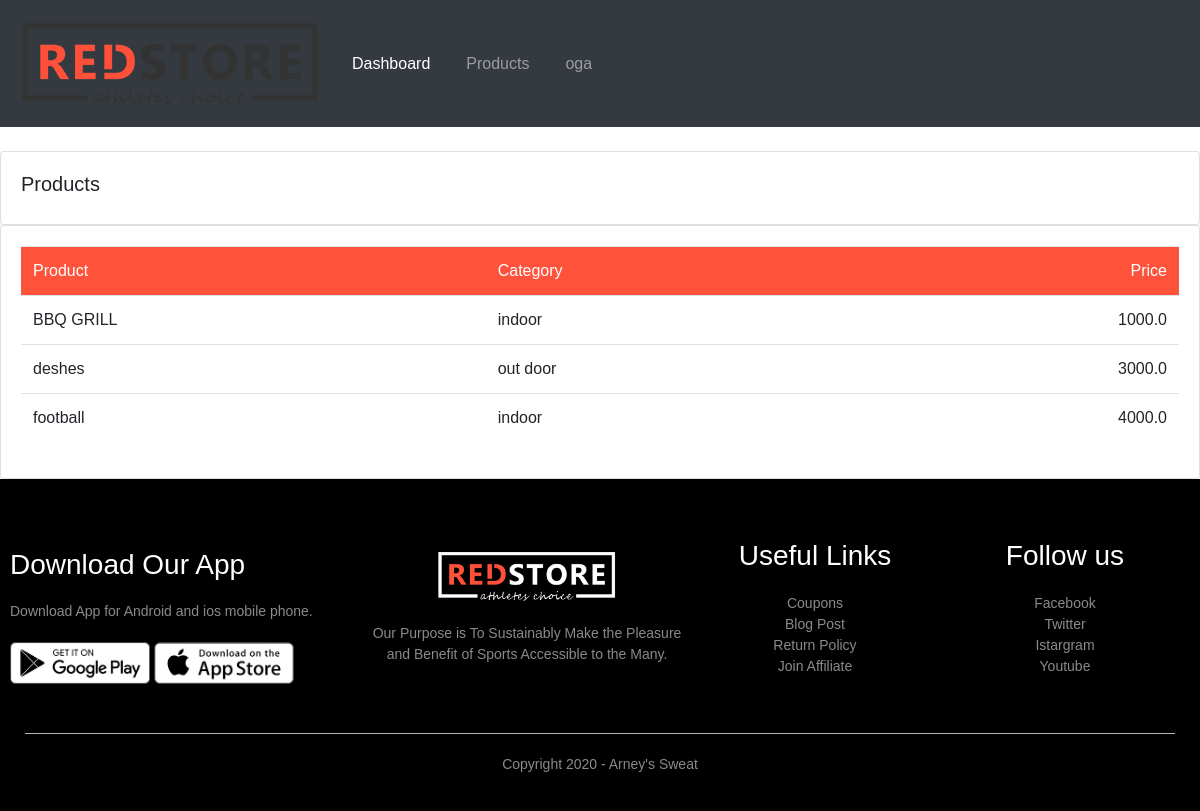
The app's page /product/ with its own data.
### home/models.py (models this page shows, shortened)
class Product(models.Model):
    CATEGORY = (
                ('indoor', 'indoor'),
                ('out door ', 'out door'),
                ('both door', 'both door')
              )
    name= models.CharField(max_length=100, null=True)
    price = models.FloatField(null=True)
    category = models.CharField(max_length=100, null=True, choices=CATEGORY)
    description = models.TextField(blank=True)
    product_pic = models.ImageField(null=True, blank=True)
    tags = models.ManyToManyField(Tag)

### home/views.py (the view)
# urls.py: path('product/', views.product, name="product"),
def product(request):
    products = Product.objects.all()
    context = {"products":products,}
    return render(request, 'product.html', context)

### templates/product.html (shortened to what this page needs)
{%  extends "base.html"  %}
{% block content %}
{% load static %}
<nav class="navbar navbar-expand-lg navbar-dark bg-dark">
    <img src="{% static 'images/logo.png' %}" alt="">
      <div class="collapse navbar-collapse ml-4" id="navbarNav">
        <ul class="navbar-nav">
          <li class="nav-item active">
            <a class="nav-link" href="{% url 'home' %}">Dashboard</a>
          </li>
          <li class="nav-item">
            <a class="nav-link" href="{% url 'product' %}">Products</a>
          </li>
          <li class="nav-item">
            <a class="nav-link" href="">oga</a>
          </li>
        </ul>
      </div>
    </nav>
		<br>
		<div class="row">
			<div class="col-md">
				<div class="card card-body">
					<h5>Products</h5>
				</div>
				<div class="card card-body">
					<table class="table">
						<tr>
							<th>Product</th>
							<th>Category</th>
							<th>Price</th>
						</tr>
						{% for i in products %}
							<tr>
								<td>{{i.name}}</td>
								<td>{{i.category}}</td>
								<td>{{i.price}}</td>
							</tr>
						{% endfor %}
					</table>
				</div>
			</div>
		</div>
{% endblock content %}

### static/css/style.css (style rules this page uses)
* { margin: 0; padding: 0; box-sizing: border-box; }
body { font-family: 'Poppins', sans-serif; }
.navbar { display: flex; align-items: center; padding: 20px; }
nav { flex: 1; text-align: right; }
nav ul { display: inline-block; list-style-type: none; }
nav ul li { display: inline-block; margin-right: 20px; }
a { text-decoration: none; color: #555; }
.row { display: flex; align-items: center; flex-wrap: wrap; justify-content: space-around; }
ul { list-style-type: none; }
table { width: 100%; border-collapse: collapse; }
th { text-align: left; padding: 5px; color: #fff; background: #ff523b; font-weight: normal; }
td { padding: 10px 5px; }
td:last-child { text-align: right; }
th:last-child { text-align: right; }

### records on screen
Product: name "BBQ GRILL", category "indoor", price "1000.0"
Product: name "deshes", category "out door", price "3000.0"
Product: name "football", category "indoor", price "4000.0"
